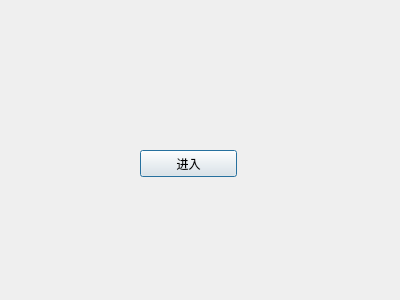
<?xml version="1.0" encoding="UTF-8"?>
<ui version="4.0">
 <class>myDlg</class>
 <widget class="QDialog" name="myDlg">
  <property name="geometry">
   <rect>
    <x>0</x>
    <y>0</y>
    <width>400</width>
    <height>300</height>
   </rect>
  </property>
  <property name="windowTitle">
   <string>Dialog</string>
  </property>
  <widget class="QPushButton" name="enterBtn">
   <property name="geometry">
    <rect>
     <x>140</x>
     <y>150</y>
     <width>97</width>
     <height>27</height>
    </rect>
   </property>
   <property name="text">
    <string>进入</string>
   </property>
  </widget>
 </widget>
 <resources/>
 <connections>
  <connection>
   <sender>enterBtn</sender>
   <signal>clicked()</signal>
   <receiver>myDlg</receiver>
   <slot>accept()</slot>
   <hints>
    <hint type="sourcelabel">
     <x>188</x>
     <y>163</y>
    </hint>
    <hint type="destinationlabel">
     <x>199</x>
     <y>149</y>
    </hint>
   </hints>
  </connection>
 </connections>
</ui>
